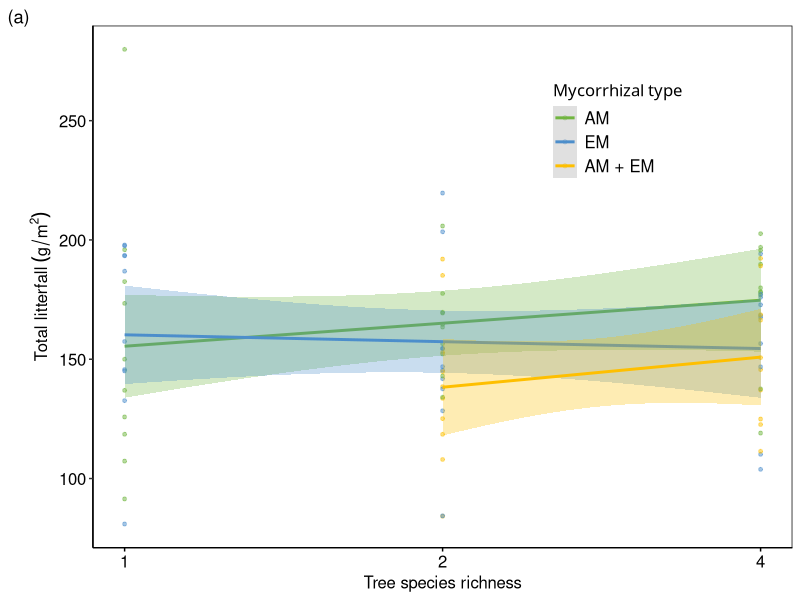
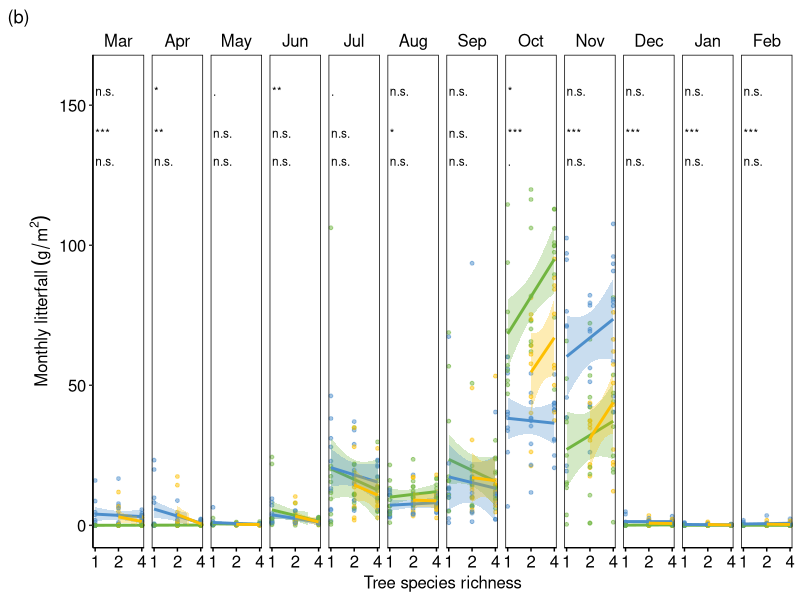
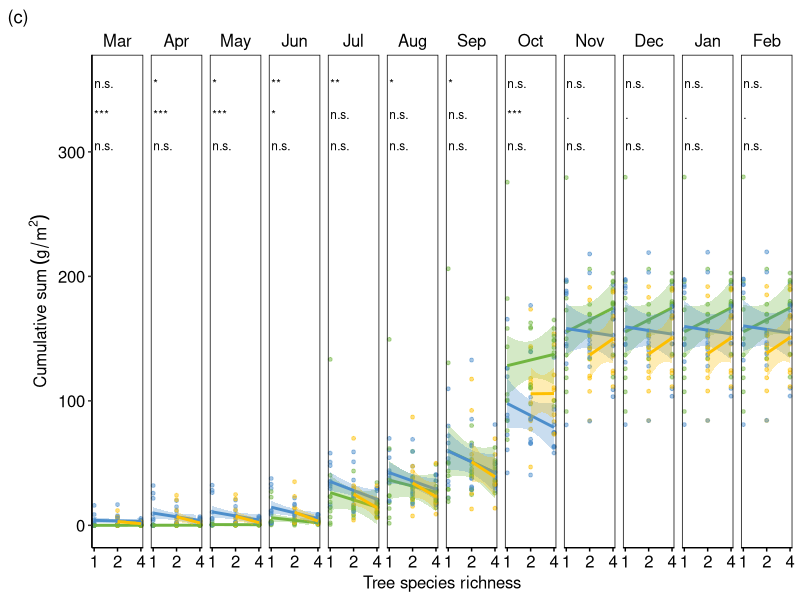

R code for these plots, in order: (Note: this script raises an error after producing the figures.)
rm(list=ls())

library(readr)
library(readxl)
library(tidyverse)
library(nlme)
library(lme4)
library(lmerTest)

#============================ Dataset ===============================

df.all.wide.info <- read_csv("1-data/2-1-data-handling/2-1-1-Full-data-wideformat-MyDiv-litter-dryweight-m2.csv")

# 1) average across traps ####
df.all.wide.mean <- df.all.wide.info %>%
  dplyr::group_by(plotID, plotName, tree_species_richness, mycorrhizal_type, myc, sr, div, block, blk, month1, month, composition) %>% # removed trap and month
  dplyr::summarise(Ac_mean = mean(Ac, na.rm = TRUE),	
                   Ae_mean = mean(Ae, na.rm = TRUE),
                   Be_mean = mean(Be, na.rm = TRUE),	
                   Ca_mean = mean(Ca, na.rm = TRUE),
                   Fa_mean = mean(Fa, na.rm = TRUE),	
                   Fr_mean = mean(Fr, na.rm = TRUE),	
                   Pr_mean = mean(Pr, na.rm = TRUE),	
                   Qu_mean = mean(Qu, na.rm = TRUE), 
                   So_mean = mean(So, na.rm = TRUE),	
                   Ti_mean = mean(Ti, na.rm = TRUE), 
                   cont_mean = mean(cont, na.rm = TRUE))

df.all.wide.mean$div<-as.factor(df.all.wide.mean$tree_species_richness)
df.all.wide.mean$blk<-as.factor(df.all.wide.mean$block)
df.all.wide.mean$myc<-as.factor(df.all.wide.mean$mycorrhizal_type)
df.all.wide.mean$sr<-df.all.wide.mean$tree_species_richness
df.all.wide.mean$sr_myc<-paste(df.all.wide.mean$sr,df.all.wide.mean$myc,sep="_")#interaction terms
df.all.wide.mean$myc <- recode_factor(df.all.wide.mean$myc, "AMF" ="AM", "EMF" ="EM", "AMF+EMF" = "AM + EM")

# 2) long format ####
df.all.long <- df.all.wide.mean %>% 
  pivot_longer(cols=c(13:22),
               names_to="species",
               values_to="dryweight")

###### main effect ######
df.annual.litter = 
  df.all.long |> 
  group_by(plotID, myc, tree_species_richness, block, composition) |>
  summarise(litter.prod = sum(dryweight, na.rm = T), 
            sd.litter.prod = sd(dryweight, na.rm = T))

main.eff <- ggplot(df.annual.litter, 
                   aes(x=tree_species_richness, y=litter.prod, 
                       color = myc, fill = myc))+
  geom_point(shape =21, size = 1, alpha=0.5)+
  geom_smooth(method="lm", alpha=0.3)+
  labs(y=bquote("Total litterfall"~(g/m^2)), 
       x = "Tree species richness")+
  scale_x_continuous(trans='log2',
                     breaks=c(1,2,4))+
  scale_fill_manual(values= c("#71b540","#4c8ecb","#febf00"),
                    name = "Mycorrhizal type",
                    guide="none")+ 
  scale_color_manual(values = c("#71b540","#4c8ecb","#febf00"), 
                     name = "Mycorrhizal type")+
  theme_bw()+
  theme(strip.background = element_blank(),
        strip.text = element_text(color="black", size = 12),
        axis.line = element_line(color="black"),
        axis.text.y = element_text(color="black", size = 12),
        axis.text.x = element_text(color="black", size = 12),
        axis.title.y = element_text(color="black", size = 12),
        axis.title.x = element_text(color="black", size = 12),
        axis.ticks.x = element_line(color="black"),
        strip.text.x = element_text(color="black", size = 12),
        panel.border = element_rect(colour="black", fill=NA),
        plot.background = element_blank(),
        panel.grid.minor = element_blank(),
        panel.grid.major = element_blank(),
        plot.title = element_text(size =12),
        plot.subtitle = element_text(size=12),
        legend.position.inside =  c(0.75,0.8),
        legend.direction = "vertical",
        legend.key = element_rect(color="transparent"),   
        legend.title = element_text("Biodiversity effects", size = 12),
        legend.text = element_text(size=12),
        legend.background = element_rect(colour=NA),
        legend.box= NULL,
        legend.box.background = element_rect(color="transparent"))+
  guides(color= guide_legend(position ="inside"))+
  labs(tag = "(a)")
main.eff


###### monthly effect ######

df.monthly.litter = df.all.long |> 
  group_by(block, plotID, sr, div, myc, month1) |> 
  summarise(litter.prod = sum(dryweight, na.rm = T))


df.monthly.litter$month2 <- dplyr::recode_factor(df.monthly.litter$month1, 
                                                 "March"="Mar", 
                                                 "April"="Apr",
                                                 "May"="May",
                                                 "June"="Jun",
                                                 "July"="Jul",
                                                 "August"="Aug",
                                                 "September"="Sep",
                                                 "October"="Oct",
                                                 "November"="Nov",
                                                 "December"="Dec",
                                                 "January"="Jan",
                                                 "February"="Feb")

df.monthly.litter$month1 = factor(df.monthly.litter$month2, 
                                  levels = c(month.abb[3:12], month.abb[1:2]))

M = map_df( .x = unique(df.monthly.litter$month1),
            .f = ~ {
              mod = 
                lme(litter.prod ~ sr * myc, 
                    random= ~1|block,
                    data= df.monthly.litter |>
                      filter(month1 == .x)) |> 
                anova() |> 
                data.frame() |> 
                mutate(month = .x)
              mod$exp = rownames(mod)
              rownames(mod) <- NULL
              mod |> 
                select(month, explanatory = exp, 
                       numDF, denDF, F.value, p.value)
            }) |> 
  mutate(sign = if_else(p.value < 0.001, '***', 
                        if_else(p.value < 0.01, "**", 
                                if_else(p.value < 0.05, '*',
                                        if_else(p.value<0.1, '.', 'n.s.')))))
M

M$sign[M$explanatory == 'sr' & M$month == 'March'] = 
  paste0("sr = ",M$sign[M$explanatory == 'sr' & M$month == 'March'])
M$sign[M$explanatory == 'myc' & M$month == 'March'] = 
  paste0("myc = ",M$sign[M$explanatory == 'myc' & M$month == 'March'])
M$sign[M$explanatory == 'sr:myc' & M$month == 'March'] = 
  paste0("sr:myc = ",M$sign[M$explanatory == 'sr:myc' & M$month == 'March'])


fig.month <- ggplot()+
  geom_point(data = df.monthly.litter, 
             aes(x=sr, y=litter.prod, 
                 color = myc, fill = myc), shape =21, size = 1, alpha=0.5)+
  geom_smooth(data = df.monthly.litter, 
              aes(x=sr, y=litter.prod, 
                  color = myc, fill = myc),
              method="lm", alpha=0.3)+
  facet_grid(.~month1)+
  labs(y=bquote("Monthly litterfall"~(g/m^2)), 
       x = "Tree species richness")+
  scale_x_continuous(trans='log2',
                     breaks=c(1,2,4))+
  scale_y_continuous(limits = c(0, 160))+
  scale_fill_manual(values= c("#71b540","#4c8ecb","#febf00"),
                    name = "Mycorrhizal type",
                    guide="none")+ 
  scale_color_manual(values = c("#71b540","#4c8ecb","#febf00"), 
                     name = "Mycorrhizal type",
                     guide = "none")+
  geom_text(data = M |> 
              mutate(month1 = month) |> 
              filter(explanatory == 'sr'), 
            aes(x=1, y=155,
                label = sign,
                hjust = 0), 
            size=3,
            color = 'black') + 
  geom_text(data = M |> 
              mutate(month1 = month) |> 
              filter(explanatory == 'myc'), 
            aes(x=1, y=140,
                label = sign,
                hjust = 0), 
            size=3,
            color = 'black') + 
  geom_text(data = M |> 
              mutate(month1 = month) |> 
              filter(explanatory == 'sr:myc'), 
            aes(x=1, y=130,
                label = sign,
                hjust = 0), 
            size=3,
            color = 'black') + 
  theme_bw()+
  theme(strip.background = element_blank(),
        strip.text = element_text(color="black", size = 12),
        axis.line = element_line(color="black"),
        axis.text.y = element_text(color="black", size = 12),
        axis.text.x = element_text(color="black", size = 12),
        axis.title.y = element_text(color="black", size = 12),
        axis.title.x = element_text(color="black", size = 12),
        axis.ticks.x = element_line(color="black"),
        strip.text.x = element_text(color="black", size = 12),
        panel.border = element_rect(colour="black", fill=NA),
        plot.background = element_blank(),
        panel.grid.minor = element_blank(),
        panel.grid.major = element_blank(),
        plot.title = element_text(size =12),
        plot.subtitle = element_text(size=12),
        legend.position = "bottom",
        legend.direction = "horizontal",
        legend.key = element_rect(color="transparent"),   
        legend.title = element_text("Biodiversity effects", size = 12),
        legend.text = element_text(size=12),
        legend.background = element_rect(colour=NA),
        legend.box= NULL,
        legend.box.background = element_rect(color="transparent"))+
  labs(tag = "(b)")
fig.month

# ggsave("3-plots/2-2-4-Figure-monthly-effects-sig-2024-05-07.jpeg", 
#        fig.month, 
#        height=16,
#        width=34, 
#        unit="cm", 
#        dpi=2000) 
# 
# ggsave("3-plots/2-2-4-Figure-monthly-effects-sig-2024-05-07.pdf", 
#        fig.month,
#        device = cairo_pdf,
#        height=16,
#        width=34, 
#        unit="cm", 
#        dpi=2000)


##### cumulative effect ######

df.cum.litter = df.all.long |> 
  group_by(block, plotID, div, sr, myc, month1) |> 
  summarise(litterfall = sum(dryweight, na.rm = T))

df.cum.litter$month2 <- dplyr::recode_factor(df.cum.litter$month1, 
                                                 "March"="Mar", 
                                                 "April"="Apr",
                                                 "May"="May",
                                                 "June"="Jun",
                                                 "July"="Jul",
                                                 "August"="Aug",
                                                 "September"="Sep",
                                                 "October"="Oct",
                                                 "November"="Nov",
                                                 "December"="Dec",
                                                 "January"="Jan",
                                                 "February"="Feb")

df.cum.litter$month1 = factor(df.cum.litter$month2, 
                                  levels = c(month.abb[3:12], month.abb[1:2]))
df.cum.litter.1 = 
  df.cum.litter |> 
  group_by(block, plotID, div, sr, myc) |> 
  arrange(month1) |> 
  mutate(cs = cumsum(litterfall))

Mc = map_df( .x = unique(df.cum.litter.1$month1),
             .f = ~ {
               mod = 
                 lme(cs ~ sr * myc, 
                     random= ~1|block,
                     data= df.cum.litter.1 |>
                       filter(month1 == .x)) |> 
                 anova() |> 
                 data.frame() |> 
                 mutate(month = .x)
               mod$exp = rownames(mod)
               rownames(mod) <- NULL
               mod |> 
                 select(month, explanatory = exp, 
                        numDF, denDF, F.value, p.value)
             }) |> 
  mutate(sign = if_else(p.value < 0.001, '***', 
                        if_else(p.value < 0.01, "**", 
                                if_else(p.value < 0.05, '*',
                                        if_else(p.value<0.1, '.', 'n.s.')))))
Mc

Mc$sign[Mc$explanatory == 'sr' & Mc$month == 'March'] = 
  paste0("sr = ",Mc$sign[Mc$explanatory == 'sr' & Mc$month == 'March'])
Mc$sign[Mc$explanatory == 'myc' & M$month == 'March'] = 
  paste0("myc = ",Mc$sign[Mc$explanatory == 'myc' & Mc$month == 'March'])
Mc$sign[Mc$explanatory == 'sr:myc' & Mc$month == 'March'] = 
  paste0("sr:myc = ",Mc$sign[Mc$explanatory == 'sr:myc' & Mc$month == 'March'])

cum_facet<- ggplot()+
  geom_point(data = df.cum.litter.1, 
             aes(x=sr, y=cs, 
                 color = myc, fill = myc), shape =21, size = 1, alpha=0.5)+
  geom_smooth(data = df.cum.litter.1, 
              aes(x=sr, y=cs, 
                  color = myc, fill = myc),
              method="lm", alpha=0.3)+
  facet_grid(.~month1)+
  labs(y=bquote("Cumulative sum"~(g/m^2)), 
       x = "Tree species richness")+
  scale_x_continuous(trans='log2',
                     breaks=c(1,2,4))+
  scale_y_continuous(limits = c(0, 360))+
  #coord_cartesian(ylim = c(0, 140), xlim = c(1,4))+ 
  scale_fill_manual(values= c("#71b540","#4c8ecb","#febf00"),
                    name = "Mycorrhizal type",
                    guide="none")+ 
  scale_color_manual(values = c("#71b540","#4c8ecb","#febf00"), 
                     name = "Mycorrhizal type",
                     guide="none")+
  geom_text(data = Mc |> 
              mutate(month1 = month) |> 
              filter(explanatory == 'sr'), 
            aes(x=1, y=355,
                label = sign,
                hjust = 0), 
            size=3,
            color = 'black') + 
  geom_text(data = Mc |> 
              mutate(month1 = month) |> 
              filter(explanatory == 'myc'), 
            aes(x=1, y=330,
                label = sign,
                hjust = 0), 
            size=3,
            color = 'black') + 
  geom_text(data = Mc |> 
              mutate(month1 = month) |> 
              filter(explanatory == 'sr:myc'), 
            aes(x=1, y=305,
                label = sign,
                hjust = 0),
            size=3, 
            color = 'black') + 
  theme_bw()+
  theme(strip.background = element_blank(),
        strip.text = element_text(color="black", size = 12),
        axis.line = element_line(color="black"),
        axis.text.y = element_text(color="black", size = 12),
        axis.text.x = element_text(color="black", size = 12),
        axis.title.y = element_text(color="black", size = 12),
        axis.title.x = element_text(color="black", size = 12),
        axis.ticks.x = element_line(color="black"),
        strip.text.x = element_text(color="black", size = 12),
        panel.border = element_rect(colour="black", fill=NA),
        plot.background = element_blank(),
        panel.grid.minor = element_blank(),
        panel.grid.major = element_blank(),
        plot.title = element_text(size =12),
        plot.subtitle = element_text(size=12),
        legend.position = "bottom",
        legend.direction = "horizontal",
        legend.key = element_rect(color="transparent"),   
        legend.title = element_text("Biodiversity effects", size = 12),
        legend.text = element_text(size=12),
        legend.background = element_rect(colour=NA),
        legend.box= NULL,
        legend.box.background = element_rect(color="transparent"))+
  labs(tag = "(c)")
cum_facet

# ggsave("3-plots/2-2-4-2-Figure-cumulative-sum-monthly-sig-2024-05-07.jpeg", 
#        cum_facet, 
#        height=16,
#        width=34, 
#        unit="cm", 
#        dpi=2000) 
# 
# ggsave("3-plots/2-2-4-2-Figure-cumulative-sum-monthly-sig-2024-05-07.pdf", 
#        cum_facet,
#        device = cairo_pdf,
#        height=16,
#        width=34, 
#        unit="cm", 
#        dpi=2000) 


library(gridExtra)
library(ggpubr)

plot <- ggarrange(
  main.eff,
  ggarrange(fig.month, cum_facet, ncol = 1),
  nrow = 1, ncol = 2, 
  widths = c(.3,.6)
)

# plot1 <-grid.arrange(layout_matrix = rbind(c(1,2),
#                                            c(1,3)),
#                              grobs= list(main.eff, fig.month, cum_facet))
# 
# plot1

ggsave("3-plots/2-2-11-Figure-total-monthly-cumulative-m2-2024-05-22.jpeg",
       plot,
       height=14,
       width=34,
       unit="cm",
       dpi=2000)

ggsave("3-plots/2-2-11-Figure-total-monthly-cumulative-m2-2024-05-22.pdf",
       plot,
       device = cairo_pdf,
       height=14,
       width=34,
       unit="cm",
       dpi=2000)
